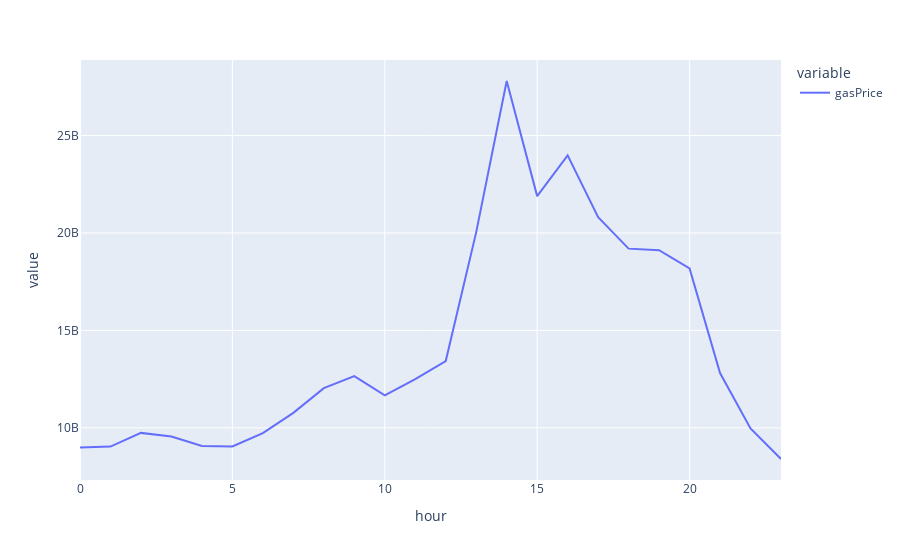

This figure's notebook cell:
### Code cell
keeper_df["hour"] = keeper_df.index.hour
px.line(keeper_df.groupby("hour")["gasPrice"].median())

### Figure 1 — Plotly figure (JSON) as saved in the notebook; plotly's stock layout.template omitted (floating-point values rounded to 4 significant figures)
{"data": [{"hovertemplate": "variable=gasPrice<br>hour=%{x}<br>value=%{y}<extra></extra>", "legendgroup": "gasPrice", "line": {"color": "#636efa", "dash": "solid"}, "marker": {"symbol": "circle"}, "mode": "lines", "name": "gasPrice", "orientation": "v", "showlegend": true, "type": "scatter", "x": [0, 1, 2, 3, 4, 5, 6, 7, 8, 9, 10, 11, 12, 13, 14, 15, 16, 17, 18, 19, 20, 21, 22, 23], "xaxis": "x", "y": [8992000000.0, 9035606901, 9740000000.0, 9553158958, 9064000000.0, 9039947379, 9726999486, 10766464875, 12038804082, 12653856528, 11670000000.0, 12500458170, 13425328779, 20040000000.0, 27800983494, 21892032547, 23985796530, 20810000000.0, 19200000000.0, 19115727016, 18184100257, 12809609521, 9971625131, 8400221737], "yaxis": "y"}], "layout": {"legend": {"title": {"text": "variable"}, "tracegroupgap": 0}, "margin": {"t": 60}, "xaxis": {"anchor": "y", "domain": [0, 1], "title": {"text": "hour"}}, "yaxis": {"anchor": "x", "domain": [0, 1], "title": {"text": "value"}}}}
